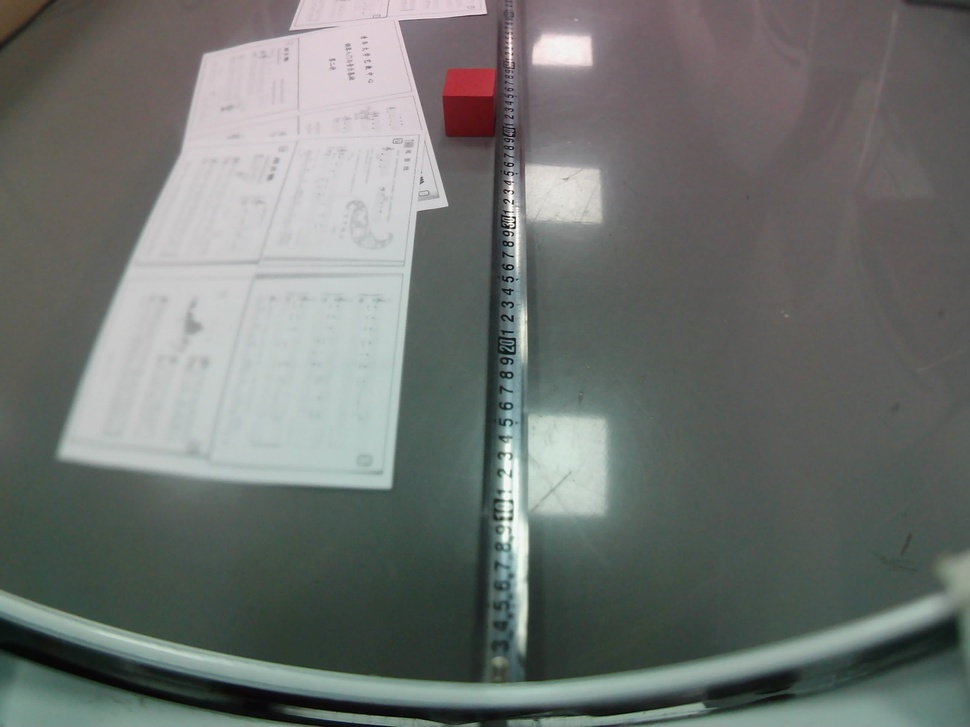
#> input picture 111.jpg, 970 x 727 px, shrunk from 2592 x 1944 before the run
$ python -i red_line_detector.py   (imports and definitions only)
#> lines starting #> are read from the running program, lines starting #| are printed output that depends on the picture; after the words box and inside, x2 and y2 are one past the last pixel; in counts of white or black regions, pixels touching at a corner belong together
#> further down, picture is the input picture: shape (727, 970, 3); mean B, G, R 111.5, 114.7, 110.5
# -*- coding: utf-8 -*-
"""红色横带检测器（red_line_detector.py）——上下楼梯与识别跨障关卡的像素级感知。

目标：第一级台阶的红色胶条（下沿=地面线）与平地红色横杆（2x2cm 截面，
下沿=地面线）。两者共用同一检测：HSV 红色双区间 -> 形态学开闭 ->
连通域 -> 逐连通域提取**下沿采样点**（每列取该连通域最底部的像素）。

下沿点交给 core/ground_line_meter.py 投影到机器人本地地面系做直线拟合，
本模块只负责像素层，不做任何几何换算（与仓库"识别在像素空间、仅度量
校正"的决策一致，不做全图去畸变）。

红色在 HSV 色环两端，用双区间取并（继承参考实现 Final_Edition.py 的
阈值，现场用 tools/debug_vision.py 或 debug_server 复标）。
"""

from dataclasses import dataclass, field
from typing import List, Optional, Tuple

import numpy as np

try:
    import cv2
except Exception:  # pragma: no cover - 与 robot_core 同样的非机器人环境屏蔽
    cv2 = None

# 红色双区间（继承参考实现；h∈[0,180]）
DEFAULT_RED_RANGES = (
    ((0, 50, 50), (12, 255, 255)),
    ((160, 50, 50), (179, 255, 255)),
)


@dataclass
class RedBandComponent:
    """单个红色连通域：面积 + 下沿采样点（像素坐标，x 向右 y 向下）。"""
    label_id: int
    area_px: int
    bottom_pts: np.ndarray                     # (K,2) float64, 列 [x, y]
    centroid_px: Tuple[float, float]


@dataclass
class RedLineDetection:
    """一帧的红色带检测结果（可能多目标：胶条+横杆可同帧）。"""
    exists: bool = False
    components: List[RedBandComponent] = field(default_factory=list)
    mask: Optional[np.ndarray] = None          # 调试用（debug_server/离线调参）

    @property
    def total_area_px(self) -> int:
        return sum(c.area_px for c in self.components)


class RedLineDetector:
    """红色横带检测：连通域分割 + 下沿点提取。

    hsv_ranges   : ((lower,upper),(lower,upper)) 红色双区间
    min_area     : 连通域最小面积（px），过滤噪点（参考实现 500@2592x1944）
    column_step  : 下沿点按列采样步长（px）；2592 宽下 8px 约 150 点/横杆
    morph_kernel : 形态学开闭核边长（px）
    """

    def __init__(self, hsv_ranges=DEFAULT_RED_RANGES, min_area=500,
                 column_step=8, morph_kernel=5, return_mask=False):
        self.ranges = [((np.array(lo, np.uint8)), np.array(hi, np.uint8))
                       for lo, hi in hsv_ranges]
        self.min_area = int(min_area)
        self.column_step = int(column_step)
        self.morph_kernel = int(morph_kernel)
        self.return_mask = bool(return_mask)

    # ------------------------------------------------------------------

    def detect(self, frame) -> RedLineDetection:
        result = RedLineDetection()
        if cv2 is None:
            raise RuntimeError("red_line_detector 需要 cv2")
        if frame is None or frame.size == 0:
            return result

        hsv = cv2.cvtColor(frame, cv2.COLOR_BGR2HSV)
#> hsv: shape (727, 970, 3); mean H, S, V 80.2, 28.7, 117.8
        mask = None
        for lo, hi in self.ranges:
            m = cv2.inRange(hsv, lo, hi)
            mask = m if mask is None else cv2.bitwise_or(mask, m)
#> this loop made 2 passes
#> pass 1, in detect, `m = cv2.inRange(hsv, lo, hi)`:
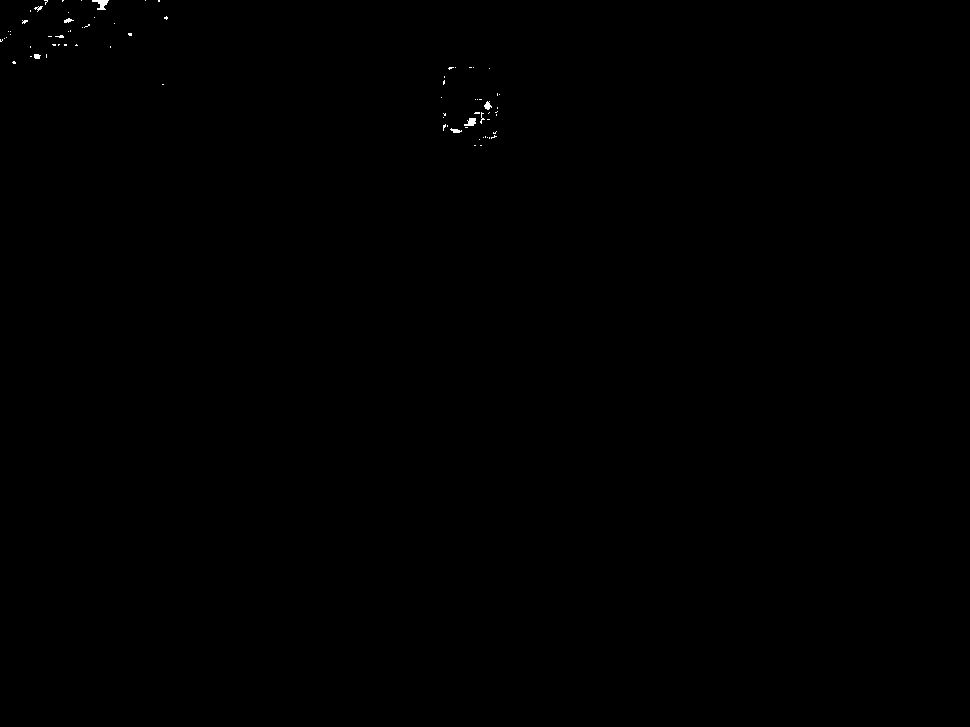
#> m: shape (727, 970); 0.08% white; 75 white regions (67 under 20 px), largest, box (x1, y1, x2, y2) and area: (92, 0, 109, 10) 89, (464, 118, 476, 126) 65, (484, 101, 492, 110) 42
#> pass 2, in detect, `m = cv2.inRange(hsv, lo, hi)`:
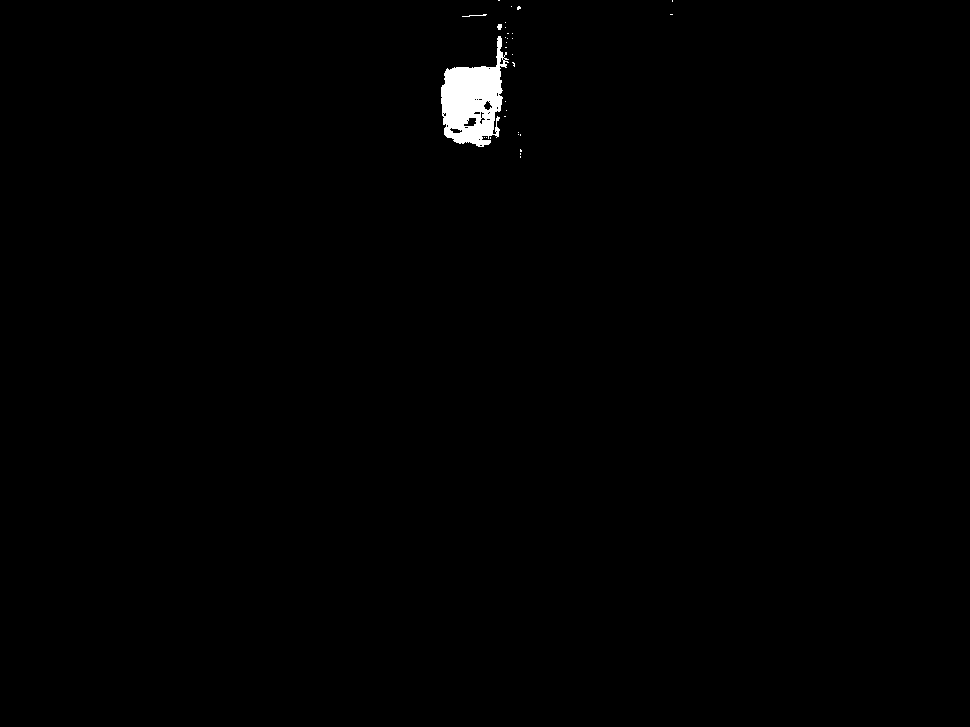
#> m: shape (727, 970); 0.61% white; 31 white regions (28 under 20 px), largest, box (x1, y1, x2, y2) and area: (441, 36, 509, 147) 4161, (462, 14, 487, 17) 29, (497, 24, 502, 30) 24
#> pass 2, in detect, `mask = m if mask is None else cv2.bitwise_or(mask, m)`:
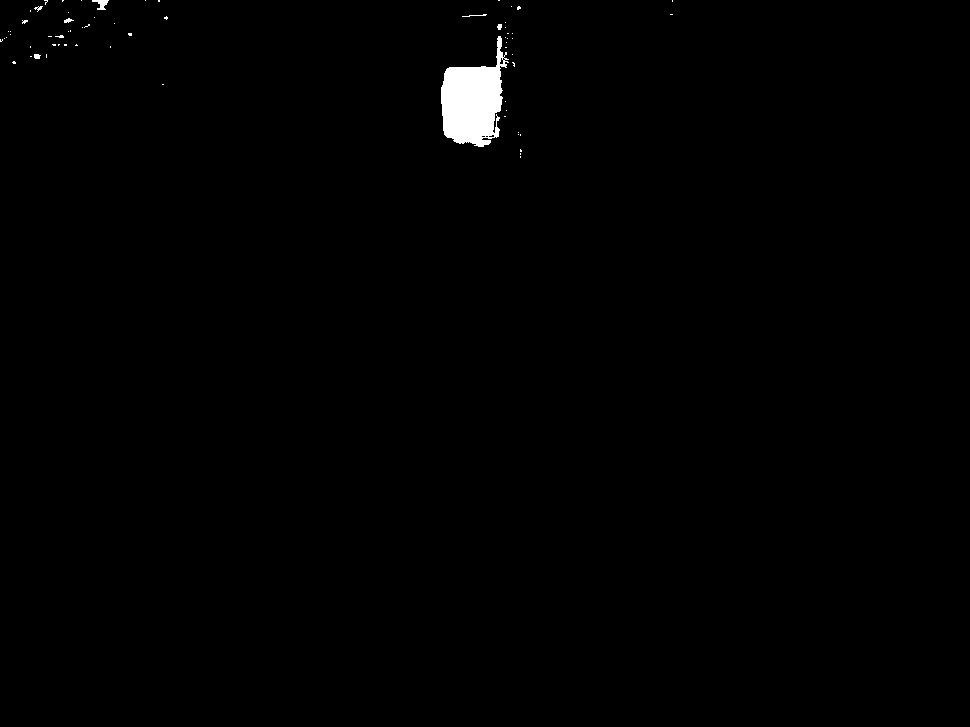
#> mask: shape (727, 970); 0.69% white; 66 white regions (59 under 20 px), largest, box (x1, y1, x2, y2) and area: (441, 36, 509, 147) 4436, (92, 0, 109, 10) 89, (462, 14, 487, 17) 29
        if self.return_mask:
            result.mask = mask

        k = cv2.getStructuringElement(
            cv2.MORPH_RECT, (self.morph_kernel, self.morph_kernel))
        mask = cv2.morphologyEx(mask, cv2.MORPH_OPEN, k)
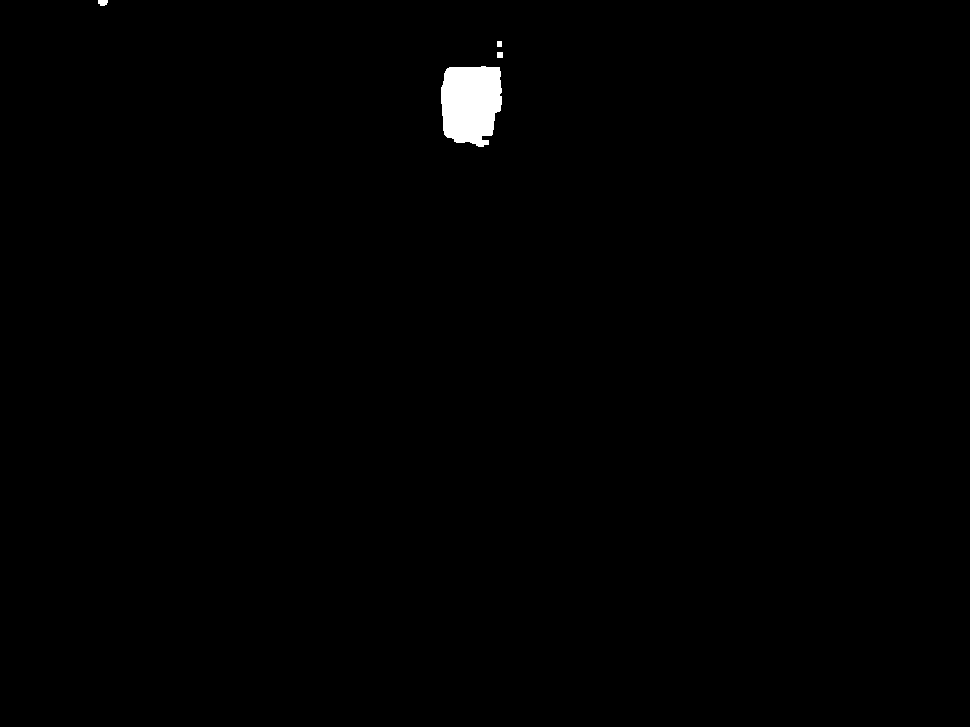
#> mask: shape (727, 970); 0.6% white; 4 white regions, box (x1, y1, x2, y2) and area: (441, 66, 502, 147) 4132, (98, 0, 108, 6) 51, (497, 52, 503, 58) 36, (497, 41, 502, 47) 30
        mask = cv2.morphologyEx(mask, cv2.MORPH_CLOSE, k)

        n, labels, stats, centroids = cv2.connectedComponentsWithStats(mask)
#> labels: shape (727, 970) int32; 5 distinct labels, from 0 to 4
#> n = 5; stats = [[0, 0, 970, 727, 700905], [98, 0, 10, 6, 51], [497, 41, 5, 6, 30], [497, 52, 6, 6, 36], [441, 66, 61, 81, 4168]]; centroids = [[484.6, 364.6], [102.4, 2.16], [499, 43.5], [499.5, 54.5], [470.5, 102.9]]
        for comp_id in range(1, n):  # 0 是背景
            area = int(stats[comp_id, cv2.CC_STAT_AREA])
            if area < self.min_area:
                continue
            bottom_pts = self._bottom_edge_points(labels, comp_id, stats[comp_id])
            if len(bottom_pts) < 2:
                continue  # 不足以拟合直线
            cx, cy = centroids[comp_id]
            result.components.append(RedBandComponent(
                label_id=comp_id,
                area_px=area,
                bottom_pts=bottom_pts,
                centroid_px=(float(cx), float(cy)),
            ))
#> this loop made 4 passes
#> area on passes 1 to 3: 51, 30, 36
#> (area, x0 in _bottom_edge_points, w in _bottom_edge_points, cx, cy) on pass 4: (4168, 441, 61, 470.5, 102.9)
#> after the loop, result.components = 1 item
        result.exists = len(result.components) > 0
#> result.exists = True
        return result

    # ------------------------------------------------------------------

    def _bottom_edge_points(self, labels, comp_id, stats) -> np.ndarray:
        """连通域每列最底部像素，按 column_step 采样 -> (K,2) [x, y]"""
        x0 = int(stats[cv2.CC_STAT_LEFT])
        w = int(stats[cv2.CC_STAT_WIDTH])
        ys, xs = np.nonzero(labels[...] == comp_id)
        if len(xs) == 0:
            return np.empty((0, 2))
        col_bottom = np.full(labels.shape[1], -1, dtype=np.int32)
        np.maximum.at(col_bottom, xs, ys.astype(np.int32))
        cols = np.arange(x0, x0 + w, self.column_step)
        cols = cols[(cols < len(col_bottom)) & (col_bottom[cols] >= 0)]
        if len(cols) == 0:
            return np.empty((0, 2))
        return np.column_stack([cols, col_bottom[cols]]).astype(np.float64)

>>> import cv2
>>> picture = cv2.imread('../111.jpg')
>>> result = RedLineDetector().detect(picture)
